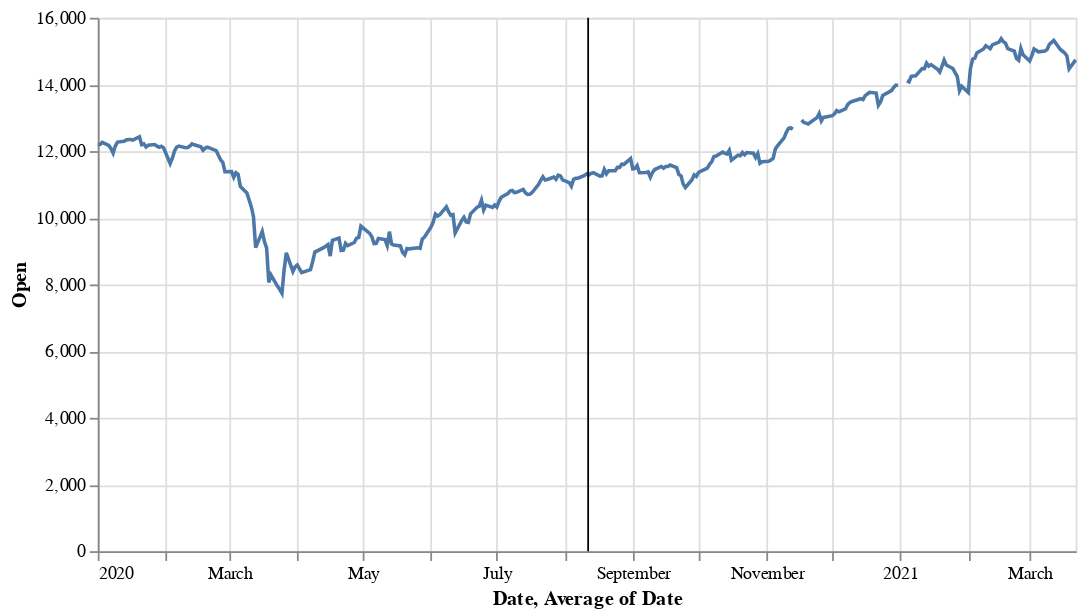

Here is the notebook cell this chart was saved with:
### Code cell
import altair as alt
from vega_datasets import data



base = alt.Chart(nifty).properties(width=550)

line = base.mark_line().encode(
    x='Date',
    y='Open',
    #color='symbol'
)

rule = base.mark_rule().encode(
    x='average(Date)',
    #color='symbol',
    #size=alt.value(2)
)

line + rule

### Figure 1 — Vega-Lite specification as saved in the notebook (floating-point values rounded to 4 significant figures; data arrays with more than 128 entries replaced by an {"elided": "..."} marker saying what was removed)
{"config": {"view": {"continuousWidth": 400, "continuousHeight": 300}}, "layer": [{"mark": "line", "encoding": {"x": {"type": "temporal", "field": "Date"}, "y": {"type": "quantitative", "field": "Open"}}, "width": 550}, {"mark": "rule", "encoding": {"x": {"type": "temporal", "aggregate": "average", "field": "Date"}}, "width": 550}], "data": {"name": "data-2e3e79380acb82d167096a099f93e626"}, "$schema": "https://vega.github.io/schema/vega-lite/v4.8.1.json", "datasets": {"data-2e3e79380acb82d167096a099f93e626": {"elided": "306 records"}}}
